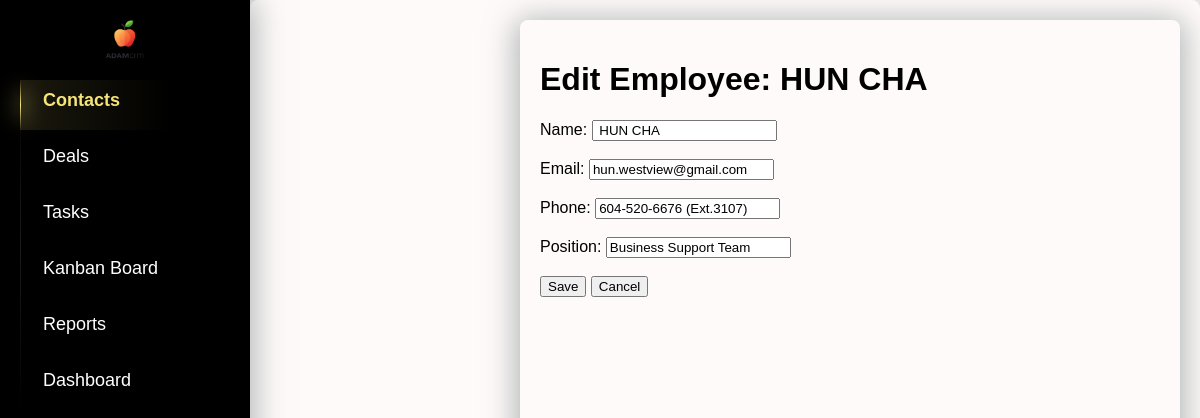
Page /contacts/2/edit_employee/ on the committed database.
### crm/models.py (models this page shows, shortened)
class Employee(models.Model):
    contact = models.ForeignKey(Contact, related_name='employees', on_delete=models.CASCADE)
    name = models.CharField(max_length=100)
    email = models.EmailField()
    phone = models.CharField(max_length=15, blank=True, null=True)
    position = models.CharField(max_length=200, blank=True, null=True)

### crm/views.py (the view, shortened to what this page needs)
# urls.py: path("contacts/<int:employee_id>/edit_employee/", views.edit_employee, name="edit_employee"),
def edit_employee(request, employee_id):
    employee = get_object_or_404(Employee, id=employee_id)
    return render(request, 'crm/edit_employee.html', {'employee': employee})

### crm/templates/crm/edit_employee.html (shortened to what this page needs)
{% extends 'crm/index.html' %}
{% block content %}
    <div class="content">
        <h1>Edit Employee: {{ employee.name }}</h1>
        <form method="POST">
            <label>Name:</label>
            <input type="text" name="name" value="{{ employee.name }}" required><br><br>
            <label>Email:</label>
            <input type="email" name="email" value="{{ employee.email }}" required><br><br>
            <label>Phone:</label>
            <input type="text" name="phone" value="{{ employee.phone }}"><br><br>
            <label>Position:</label>
            <input type="text" name="position" value="{{ employee.position }}"><br><br>
            <button type="submit" class="btn btn-primary">Save</button>
            <a href="{% url 'view_contact' employee.contact.id %}">
                <button type="button" class="btn btn-secondary">Cancel</button>
            </a>
        </form>
    </div>
{% endblock %}

### crm/static/crm/index.css (style rules this page uses)
:root { --primary-bg: #FFFAFA; --secondary-bg: #FFFAFA; --highlight: #8AAAA5; --accent: #CABD9A; --dark-accent: #A5956D; --shadow-color: rgba(124, 138, 137, 0.6); }
body { margin: 0; font-family: Arial, sans-serif; background-color: white; }
.content { flex-grow: 1; padding: 20px; background-color: var(--primary-bg); border-radius: 8px; margin-left: 250px; min-height: 100vh; box-shadow: 0 4px 30px 5px var(--shadow-color); }

### rows in the picture
Employee: name "HUN CHA", email "hun.westview@gmail.com", phone "604-520-6676 (Ext.3107)", position "Business Support Team"
